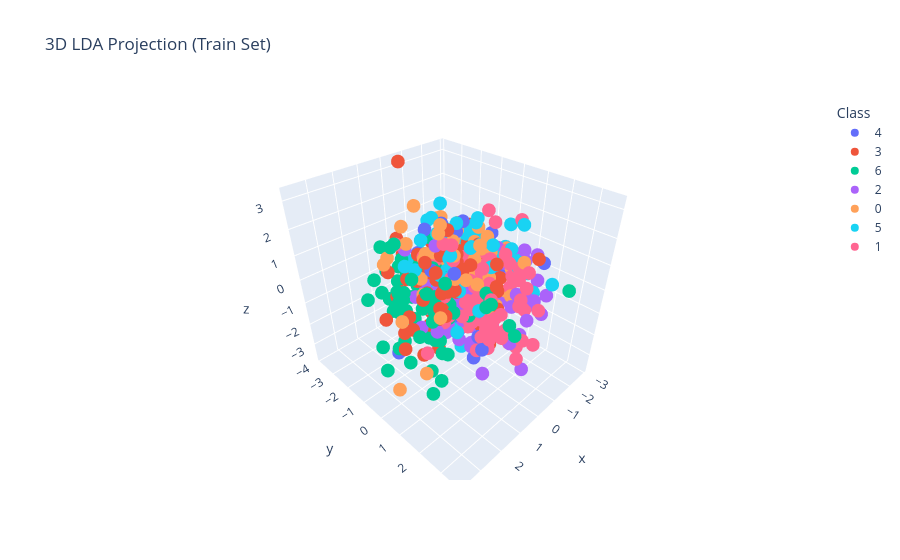

The notebook cell saved with this chart:
### Code cell
import matplotlib.pyplot as plt
from sklearn.decomposition import PCA
from sklearn.discriminant_analysis import LinearDiscriminantAnalysis as LDA
import plotly.express as px

# ---------- PCA 2D ----------
pca = PCA(n_components=2)
X_pca = pca.fit_transform(X_train_top50)

plt.figure(figsize=(8,6))
plt.scatter(X_pca[:,0], X_pca[:,1], c=y_train, cmap="tab10", alpha=0.7, s=20)  # smaller points
plt.xlabel("PC1")
plt.ylabel("PC2")
plt.title("2D PCA Projection (Train Set)")
plt.colorbar(label="Class")
plt.show()

# ---------- LDA 3D ----------
lda = LDA(n_components=3)
X_lda = lda.fit_transform(X_train_top50, y_train)

fig = px.scatter_3d(
    x=X_lda[:,0],
    y=X_lda[:,1],
    z=X_lda[:,2],
    color=y_train.astype(str),
    title="3D LDA Projection (Train Set)",
    labels={"color": "Class"},
    size_max=1  # shrink bubble size
)
fig.show()
